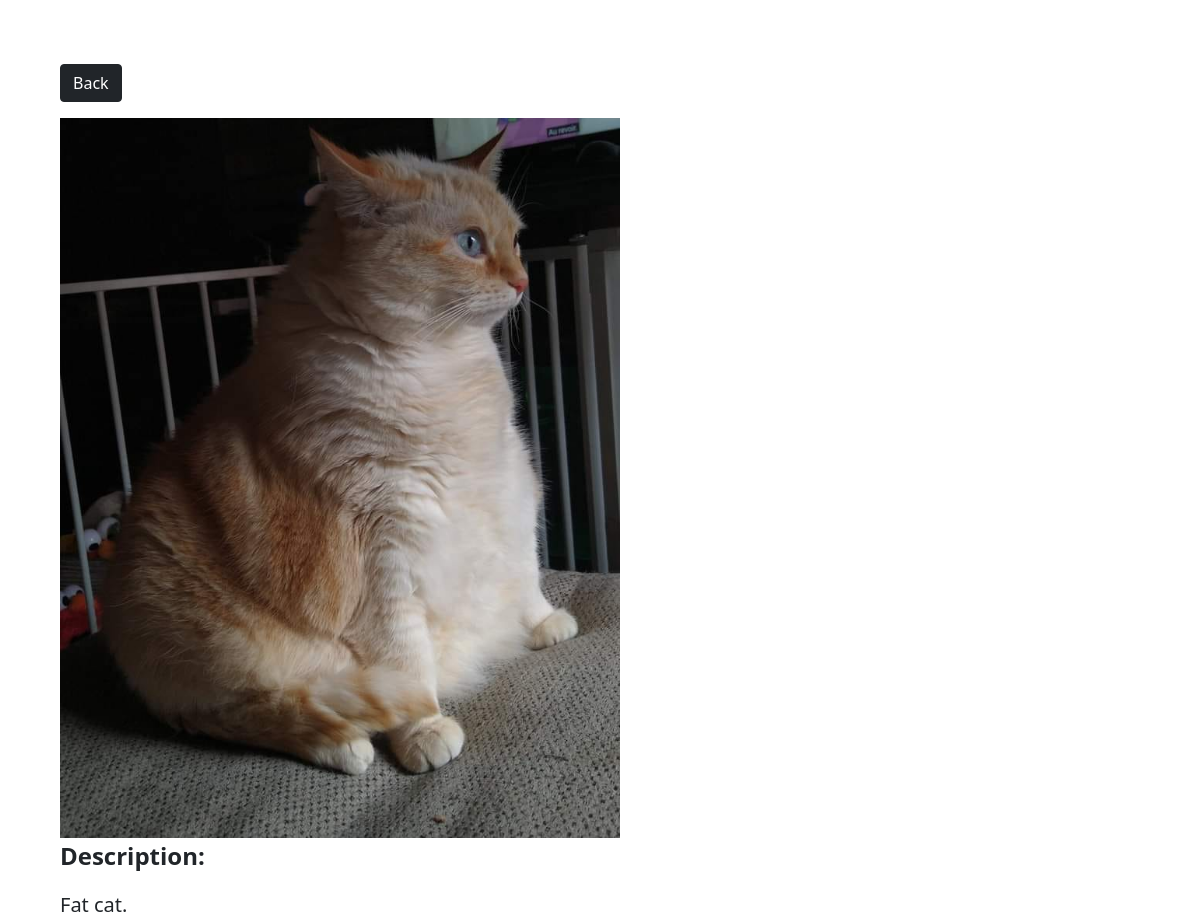
The app's page /photo/5/ with its own data.
### photos/models.py (models this page shows, shortened)
class Photo(models.Model):
    category = models.ForeignKey(Category, on_delete=models.SET_NULL, null=True, blank=True)
    image = models.ImageField(null=False, blank=False)
    description = models.TextField()

### photos/views.py (the view)
# urls.py: path("photo/<str:pk>/", views.viewPhoto, name="photo"),
def viewPhoto(request, pk):
    photo = Photo.objects.get(id=pk)
    return render(request, "photos/photo.html", {"photo":photo})

### photos/templates/photos/photo.html (shortened to what this page needs)
<!DOCTYPE html>
<html>
<head>
    <link href="https://cdn.jsdelivr.net/npm/bootstrap@5.0.0-beta1/dist/css/bootstrap.min.css" rel="stylesheet"
>
</head>
<body class="m-5">
    <div class="container">
        <div class="row justify-content-center">
            <div class="col">
                <a href="{% url 'gallery' %}" class="btn btn-dark my-3">Back</a>
                <div style="height: 90vh;">
                    <img style="max-width: 100%; max-height: 100%;"
                         src="{{photo.image.url}}">
                    <p class="m-3z` fs-4 fw-bold">Description:</p>
                    <p class="fs-5"> {{photo.description}}</p>
                </div>
            </div>
        </div>
    </div>
</body>
</html>

### records on screen
Photo: image (picture), description "Fat cat."
